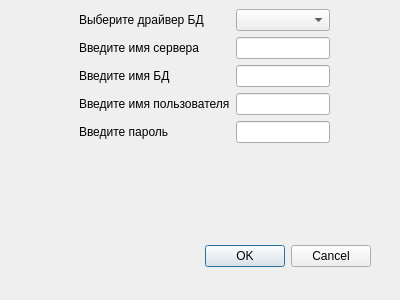
<?xml version="1.0" encoding="UTF-8"?>
<ui version="4.0">
 <class>DialogSettings</class>
 <widget class="QDialog" name="DialogSettings">
  <property name="geometry">
   <rect>
    <x>0</x>
    <y>0</y>
    <width>400</width>
    <height>300</height>
   </rect>
  </property>
  <property name="windowTitle">
   <string>Форма ввода</string>
  </property>
  <widget class="QDialogButtonBox" name="buttonBox">
   <property name="geometry">
    <rect>
     <x>30</x>
     <y>240</y>
     <width>341</width>
     <height>32</height>
    </rect>
   </property>
   <property name="orientation">
    <enum>Qt::Horizontal</enum>
   </property>
   <property name="standardButtons">
    <set>QDialogButtonBox::Cancel|QDialogButtonBox::Ok</set>
   </property>
  </widget>
  <widget class="QWidget" name="formLayoutWidget">
   <property name="geometry">
    <rect>
     <x>79</x>
     <y>9</y>
     <width>251</width>
     <height>221</height>
    </rect>
   </property>
   <layout class="QFormLayout" name="formLayout">
    <item row="0" column="0">
     <widget class="QLabel" name="Label">
      <property name="text">
       <string>Выберите драйвер БД</string>
      </property>
     </widget>
    </item>
    <item row="0" column="1">
     <widget class="QComboBox" name="ComboBox">
      <property name="insertPolicy">
       <enum>QComboBox::NoInsert</enum>
      </property>
     </widget>
    </item>
    <item row="1" column="0">
     <widget class="QLabel" name="Label_2">
      <property name="text">
       <string>Введите имя сервера</string>
      </property>
     </widget>
    </item>
    <item row="1" column="1">
     <widget class="QLineEdit" name="LineEdit"/>
    </item>
    <item row="2" column="0">
     <widget class="QLabel" name="Label_3">
      <property name="text">
       <string>Введите имя БД</string>
      </property>
     </widget>
    </item>
    <item row="2" column="1">
     <widget class="QLineEdit" name="LineEdit_2"/>
    </item>
    <item row="3" column="0">
     <widget class="QLabel" name="Label_4">
      <property name="text">
       <string>Введите имя пользователя</string>
      </property>
     </widget>
    </item>
    <item row="3" column="1">
     <widget class="QLineEdit" name="LineEdit_3"/>
    </item>
    <item row="4" column="0">
     <widget class="QLabel" name="Label_5">
      <property name="text">
       <string>Введите пароль</string>
      </property>
     </widget>
    </item>
    <item row="4" column="1">
     <widget class="QLineEdit" name="LineEdit_4">
      <property name="text">
       <string/>
      </property>
      <property name="echoMode">
       <enum>QLineEdit::Password</enum>
      </property>
     </widget>
    </item>
   </layout>
  </widget>
 </widget>
 <resources/>
 <connections>
  <connection>
   <sender>buttonBox</sender>
   <signal>accepted()</signal>
   <receiver>DialogSettings</receiver>
   <slot>accept()</slot>
   <hints>
    <hint type="sourcelabel">
     <x>248</x>
     <y>254</y>
    </hint>
    <hint type="destinationlabel">
     <x>157</x>
     <y>274</y>
    </hint>
   </hints>
  </connection>
  <connection>
   <sender>buttonBox</sender>
   <signal>rejected()</signal>
   <receiver>DialogSettings</receiver>
   <slot>reject()</slot>
   <hints>
    <hint type="sourcelabel">
     <x>316</x>
     <y>260</y>
    </hint>
    <hint type="destinationlabel">
     <x>286</x>
     <y>274</y>
    </hint>
   </hints>
  </connection>
  <connection>
   <sender>DialogSettings</sender>
   <signal>accepted()</signal>
   <receiver>DialogSettings</receiver>
   <slot>slot1()</slot>
   <hints>
    <hint type="sourcelabel">
     <x>199</x>
     <y>149</y>
    </hint>
    <hint type="destinationlabel">
     <x>199</x>
     <y>149</y>
    </hint>
   </hints>
  </connection>
 </connections>
 <slots>
  <slot>slot1()</slot>
 </slots>
</ui>
